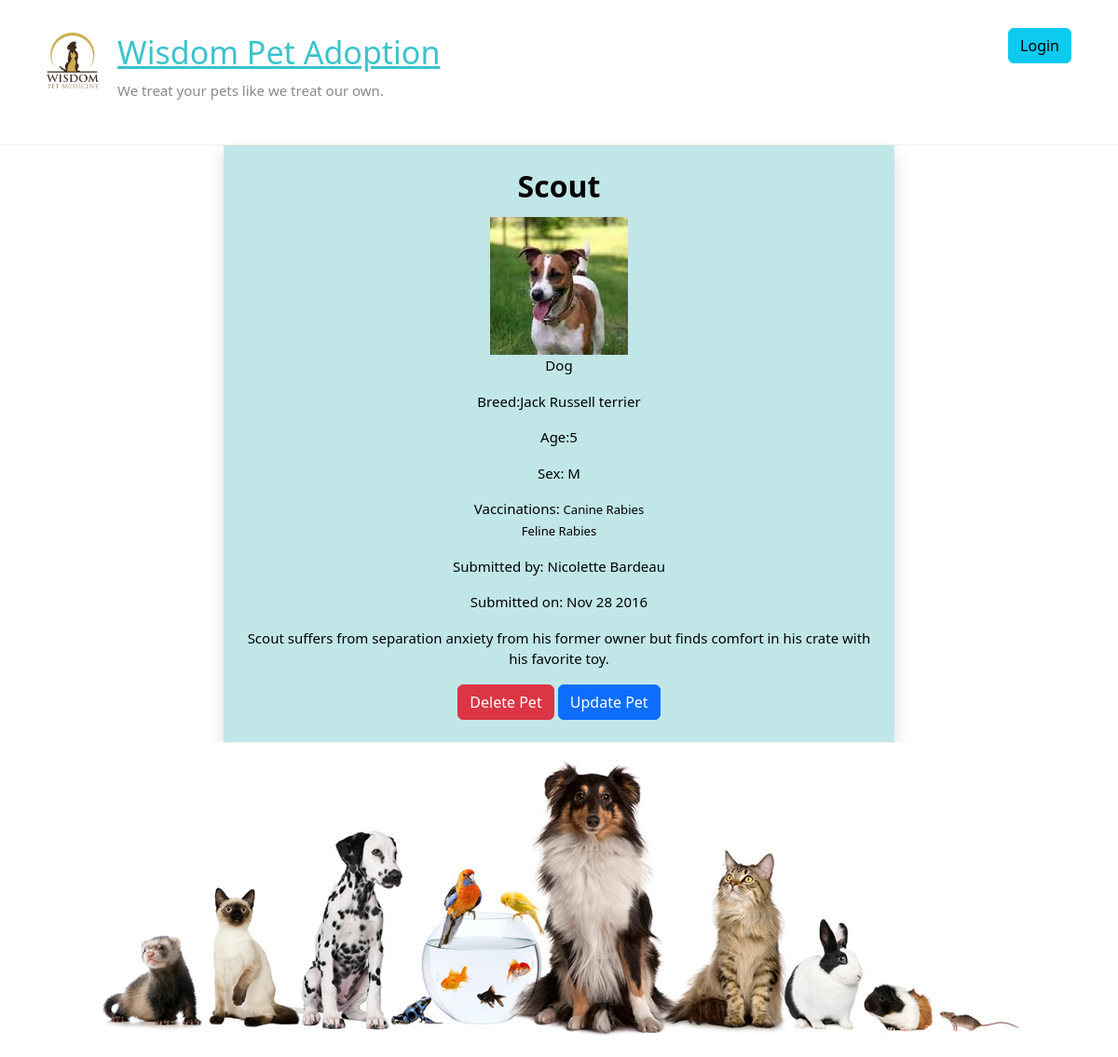
/adoptions/8/, run on the app's committed database.
### adoptions/models.py (models this page shows, shortened)
class Pet(models.Model):
    user=models.ForeignKey(User , on_delete=models.CASCADE, null = True , blank = True)
    SEX_CHOICES = [('M', 'Male'), ('F', 'Female')]
    name = models.CharField(max_length=100)
    submitter = models.CharField(max_length=100)
    species = models.CharField(max_length=30)
    breed = models.CharField(max_length=30, blank=True)
    description = models.TextField()
    sex = models.CharField(max_length=1, choices=SEX_CHOICES, blank=True)
    submission_date = models.DateTimeField()
    age = models.IntegerField(null=True)
    vaccinations = models.ManyToManyField('Vaccine', blank=True)
    pet_image=models.ImageField(null=True,upload_to="pet")

class Vaccine(models.Model):
    name = models.CharField(max_length=50)

### adoptions/views.py (the view)
# urls.py: path('adoptions/<int:pet_id>/', views.pet_detail, name='pet_detail'),
def pet_detail(request, pet_id):
    try:
        pet = Pet.objects.get(id=pet_id)
    except Pet.DoesNotExist:
        raise Http404('pet not found')
    return render(request, 'pet_detail.html', {
        'pet': pet,
    })

### adoptions/templates/pet_detail.html
{% extends "base.html" %}
{% block content %}
    <div>
      <div class="shadow lg" style="background-color: rgb(193, 230, 232);margin-left:20%;margin-right:20%;padding:2%;">          <h2 style="text-align:center;color:black;margin-bottom:2%;padding:1px;background-color: rgb(193, 230, 232);"><b>{{ pet.name|capfirst }}</b></h2>
                {% if pet.pet_image %}
                    <img src='/media/{{pet.pet_image}}' style="display: block; margin: 0 auto;">
                {% endif %}
                <p style="color:black;text-align:center;"><b>{{ pet.species }}</b></p>
                {% if pet.breed %}
                    <p style="color:black;text-align:center;"><b>Breed:</b>{{ pet.breed }}</p>
                {% endif %}
                {% if pet.age %}
                    <p style="color:black;text-align:center;"><b>Age:</b>{{ pet.age }}</p>
                {% endif %}
                {% if pet.sex %}
                    <p style="color:black;text-align:center;"><b>Sex: </b>{{ pet.sex }}</p>
                {% endif %}
                {% if pet.vaccinations.all %}
                    <p style="color:black;text-align:center;"><b>Vaccinations:</b>
                        {% for vaccination in pet.vaccinations.all %}
                            <small style="color:black;text-align:center;">{{ vaccination.name }}</small><br>
                        {% endfor %}
                    </p>
                {% endif %}
                <p style="color:black;text-align:center;"><b>Submitted by: </b>{{ pet.submitter }}</p>
                <p style="color:black;text-align:center;"><b>Submitted on: </b>{{ pet.submission_date|date:"M d Y" }}</p>
                <p style="color:black;text-align:center;">{{ pet.description }}</p>
                <div class= "text-center">
                    <a href="/delete_pet/{{pet.id}}" class="btn btn-danger">Delete Pet</a>
                     <a href="/update_pet/{{pet.id}}" class="btn btn-primary">Update Pet</a>
                </div>
            </div>
{% endblock %}

### public/static/style.css (style rules this page uses)
html, body, div, span, applet, object, iframe, h1, h2, h3, h4, h5, h6, p, blockquote, pre, a, abbr, acronym, address, big, cite, code, del, dfn, em, font, ins, kbd, q, s, samp, small, strike, strong, sub, sup, tt, var, dl, dt, dd, ol, ul, li, fieldset, form, label, legend, table, caption, tbody, tfoot, thead, tr, th, td { border: 0; font: inherit; font-size: 100%; font-style: inherit; font-weight: inherit; margin: 0; outline: 0; padding: 0; vertical-align: baseline; }
html { overflow-y: scroll; -webkit-text-size-adjust: 100%; -ms-text-size-adjust: 100%; }
h1, h2, h3, h4, h5, h6 { color: #666666; line-height: 1.4; padding-bottom: 15px; font-weight: normal; }
h2 { font-size: 28px; }
body, button, input, select, textarea { color: #888888; font-size: 15px; line-height: 1.5; font-family: 'Roboto', sans-serif; font-weight: 300; }
p { color: #888888; font-size: 15px; line-height: 1.5; margin-bottom: 15px; font-weight: 300; }
body { background: #f2f2f2; }
a { color: #80abc8; text-decoration: none; -webkit-transition: 0.25s ease-in-out; -moz-transition: 0.25s ease-in-out; transition: 0.25s ease-in-out; -ms-transition: 0.25s ease-in-out; -o-transition: 0.25s ease-in-out; }
img { max-width: 100%; height: auto; vertical-align: top; margin-bottom: 18px; }
body { padding-top: 30px; padding-bottom: 30px; }
body.wide { padding-top: 0; padding-bottom: 0; }

### data on the page
Pet: name "Scout", pet_image (picture), species "Dog", breed "Jack Russell terrier", age "5", sex "M", submitter "Nicolette Bardeau", submission_date "Nov 28 2016", description "Scout suffers from separation anxiety from his former owner but finds comfort in his crate with his favorite toy."
Vaccine: name "Canine Rabies"
Vaccine: name "Feline Rabies"
